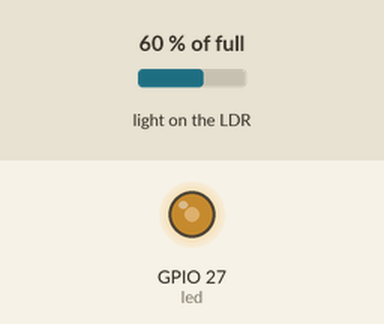
Recording of a program running on a simulated Raspberry Pi (BCM pin numbers). On the bench: output pins drawn as LEDs (lit = HIGH). The inputs (shaded band) are chosen by the test bench; at power-on: light on the LDR 60 % of full.

Above: at 1.2 s.
1.3 s: light on the LDR set to 51 % of full
3.6 s: light on the LDR set to 47 % of full
At 5.6 s:
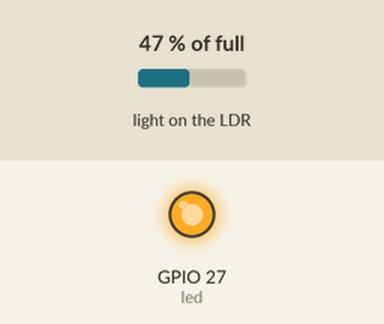
5.9 s: light on the LDR set to 50 % of full
At 7.3 s:
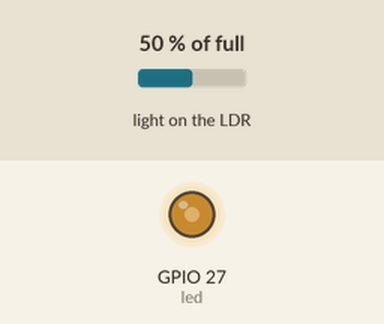
7.9 s: light on the LDR set to 2 % of full
At 8.8 s:
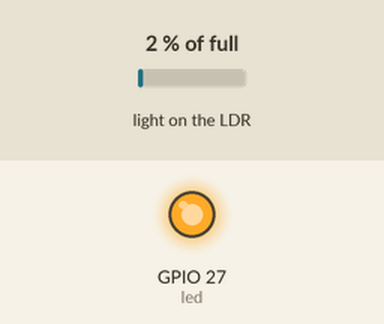
Timing chart, 0 to 10.9 s (numbered marks = the images above; inputs shaded):
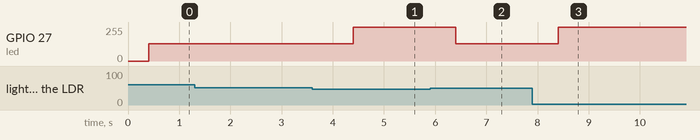

The program:

signalizacija8.py
```python
# encoding: utf-8
import gpiozero
import time

led = gpiozero.PWMLED(27)
ldr = gpiozero.LightSensor(17)

while True:
    if ldr.value >= 0.75:
        led.value = 0   # ne sveti
    elif ldr.value < 0.75 and ldr.value >= 0.5:
        led.value = 0.5 # sveti na pol
    else:
        led.value = 1   # sveti
    time.sleep(1)
```

Measured:
- the behaviour switches between 50 and 49 % of full on light on the LDR (found by bisection; images 0 and 1)
- after the input at 1.3 s, every drawn part: stays the same
- after the input at 3.6 s, GPIO 27 (led): 128/255 → 255/255 after 0.80 s
- after the input at 5.9 s, GPIO 27 (led): 255/255 → 128/255 after 0.50 s
- after the input at 7.9 s, GPIO 27 (led): 128/255 → 255/255 after 0.50 s
